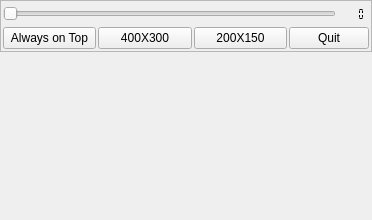
<?xml version="1.0" encoding="UTF-8"?>
<ui version="4.0">
 <class>YouCam</class>
 <widget class="QMainWindow" name="YouCam">
  <property name="geometry">
   <rect>
    <x>0</x>
    <y>0</y>
    <width>372</width>
    <height>220</height>
   </rect>
  </property>
  <property name="windowTitle">
   <string>YouCam</string>
  </property>
  <widget class="QWidget" name="centralWidget">
   <property name="contextMenuPolicy">
    <enum>Qt::CustomContextMenu</enum>
   </property>
   <layout class="QVBoxLayout" name="verticalLayout">
    <property name="spacing">
     <number>0</number>
    </property>
    <property name="leftMargin">
     <number>0</number>
    </property>
    <property name="topMargin">
     <number>0</number>
    </property>
    <property name="rightMargin">
     <number>0</number>
    </property>
    <property name="bottomMargin">
     <number>0</number>
    </property>
    <item>
     <widget class="QFrame" name="options">
      <property name="sizePolicy">
       <sizepolicy hsizetype="Preferred" vsizetype="Maximum">
        <horstretch>0</horstretch>
        <verstretch>0</verstretch>
       </sizepolicy>
      </property>
      <property name="styleSheet">
       <string notr="true"/>
      </property>
      <property name="frameShape">
       <enum>QFrame::StyledPanel</enum>
      </property>
      <property name="frameShadow">
       <enum>QFrame::Plain</enum>
      </property>
      <layout class="QVBoxLayout" name="verticalLayout_3">
       <property name="spacing">
        <number>2</number>
       </property>
       <property name="leftMargin">
        <number>2</number>
       </property>
       <property name="topMargin">
        <number>2</number>
       </property>
       <property name="rightMargin">
        <number>2</number>
       </property>
       <property name="bottomMargin">
        <number>2</number>
       </property>
       <item>
        <layout class="QVBoxLayout" name="verticalLayout_2">
         <property name="spacing">
          <number>2</number>
         </property>
         <property name="topMargin">
          <number>0</number>
         </property>
         <item>
          <layout class="QHBoxLayout" name="horizontalLayout_2">
           <property name="topMargin">
            <number>0</number>
           </property>
           <item>
            <widget class="QSlider" name="trans">
             <property name="orientation">
              <enum>Qt::Horizontal</enum>
             </property>
            </widget>
           </item>
           <item>
            <widget class="QLCDNumber" name="opacity">
             <property name="sizePolicy">
              <sizepolicy hsizetype="Minimum" vsizetype="Minimum">
               <horstretch>0</horstretch>
               <verstretch>0</verstretch>
              </sizepolicy>
             </property>
             <property name="maximumSize">
              <size>
               <width>27</width>
               <height>22</height>
              </size>
             </property>
             <property name="font">
              <font>
               <family>Digital-7</family>
              </font>
             </property>
             <property name="toolTip">
              <string>Progress</string>
             </property>
             <property name="layoutDirection">
              <enum>Qt::LeftToRight</enum>
             </property>
             <property name="autoFillBackground">
              <bool>false</bool>
             </property>
             <property name="styleSheet">
              <string notr="true">border:0px;</string>
             </property>
             <property name="frameShape">
              <enum>QFrame::NoFrame</enum>
             </property>
             <property name="frameShadow">
              <enum>QFrame::Plain</enum>
             </property>
             <property name="lineWidth">
              <number>1</number>
             </property>
             <property name="midLineWidth">
              <number>0</number>
             </property>
             <property name="smallDecimalPoint">
              <bool>true</bool>
             </property>
             <property name="digitCount">
              <number>3</number>
             </property>
             <property name="mode">
              <enum>QLCDNumber::Dec</enum>
             </property>
             <property name="segmentStyle">
              <enum>QLCDNumber::Flat</enum>
             </property>
            </widget>
           </item>
          </layout>
         </item>
         <item>
          <layout class="QHBoxLayout" name="horizontalLayout">
           <property name="spacing">
            <number>2</number>
           </property>
           <property name="topMargin">
            <number>0</number>
           </property>
           <item>
            <widget class="QPushButton" name="alwaysontop">
             <property name="styleSheet">
              <string notr="true">font: 25 10pt &quot;Ubuntu&quot;;</string>
             </property>
             <property name="text">
              <string>Always on Top</string>
             </property>
             <property name="checkable">
              <bool>true</bool>
             </property>
            </widget>
           </item>
           <item>
            <widget class="QPushButton" name="fourBythree">
             <property name="styleSheet">
              <string notr="true">font: 25 10pt &quot;Ubuntu&quot;;</string>
             </property>
             <property name="text">
              <string>400X300</string>
             </property>
            </widget>
           </item>
           <item>
            <widget class="QPushButton" name="twoByfive">
             <property name="styleSheet">
              <string notr="true">font: 25 10pt &quot;Ubuntu&quot;;</string>
             </property>
             <property name="text">
              <string>200X150</string>
             </property>
            </widget>
           </item>
           <item>
            <widget class="QPushButton" name="quit">
             <property name="sizePolicy">
              <sizepolicy hsizetype="Maximum" vsizetype="Maximum">
               <horstretch>0</horstretch>
               <verstretch>0</verstretch>
              </sizepolicy>
             </property>
             <property name="styleSheet">
              <string notr="true">font: 25 10pt &quot;Ubuntu&quot;; </string>
             </property>
             <property name="text">
              <string>Quit</string>
             </property>
             <property name="default">
              <bool>false</bool>
             </property>
             <property name="flat">
              <bool>false</bool>
             </property>
            </widget>
           </item>
          </layout>
         </item>
        </layout>
       </item>
      </layout>
     </widget>
    </item>
    <item>
     <widget class="QCameraViewfinder" name="viewfinder" native="true">
      <property name="mouseTracking">
       <bool>true</bool>
      </property>
      <property name="contextMenuPolicy">
       <enum>Qt::CustomContextMenu</enum>
      </property>
      <property name="styleSheet">
       <string notr="true"/>
      </property>
     </widget>
    </item>
   </layout>
  </widget>
 </widget>
 <layoutdefault spacing="6" margin="11"/>
 <customwidgets>
  <customwidget>
   <class>QCameraViewfinder</class>
   <extends>QWidget</extends>
   <header>qcameraviewfinder.h</header>
   <container>1</container>
  </customwidget>
 </customwidgets>
 <resources/>
 <connections/>
</ui>
